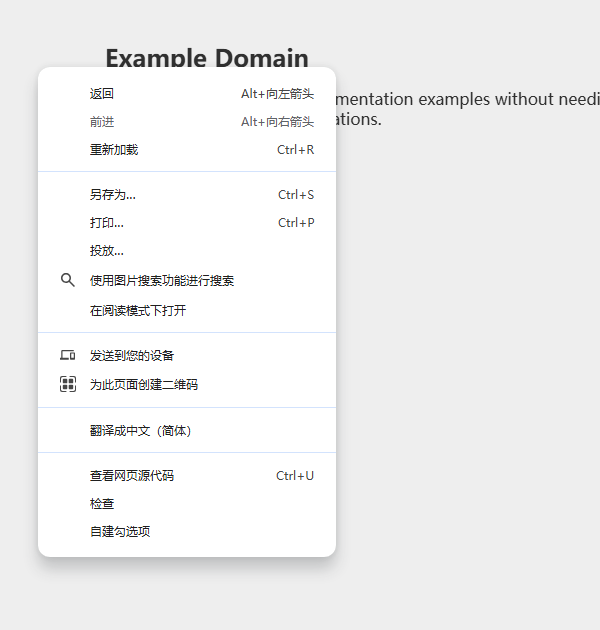
#> input picture CEFbro/AI-Fbowser-Mcp/_audit/shots/vis_check_our_crop.png, 600 x 630 px
$ python zoom_menu_rows.py
#> lines starting #> are read from the running program, lines starting #| are printed output that depends on the picture
### CEFbro/AI-Fbowser-Mcp/_audit/_console.py
# -*- coding: utf-8 -*-
"""控制台 UTF-8 兜底 —— 本会话已第四次栽在同一个坑上, 故抽成一份共用实现。

现象: 项目消息里含 ⚠(U+26A0) 等字符, 而 Windows 控制台默认 GBK 代码页 ->
      `print` 抛 UnicodeEncodeError, 脚本**在打印阶段崩掉**, 于是
      "断言明明跑完了, 结论却丢了"(两次害得"反向对照用例"没跑完,
      更早一次害得台账 `--status` 整个总览打不出来)。

用法(每个会打印中文/emoji 的诊断脚本, 第一件事就是):
    import _console   # noqa: F401  (导入即生效)

注意: 必须用 errors="replace" 兜底 —— 宁可少一个字符, 也不能因为一个 emoji
      把整轮结论吞掉(这是本会话反复吃亏的根因: 崩在打印, 而不是崩在测量)。
"""
import sys

for _s in (sys.stdout, sys.stderr):
    try:
        _s.reconfigure(encoding="utf-8", errors="replace")
    except Exception:
        pass  # 极老解释器无 reconfigure: 保持原样, 不影响测量

### CEFbro/AI-Fbowser-Mcp/_audit/zoom_menu_rows.py
# -*- coding: utf-8 -*-
"""放大勾选臂的图标栏, 确认到底有没有勾(细勾在整屏缩放下可能看不见)。"""
import os
import sys

sys.path.insert(0, os.path.dirname(os.path.abspath(__file__)))
import _console  # noqa: F401

from PIL import Image

ROOT = os.path.dirname(os.path.dirname(os.path.abspath(__file__)))
SH = os.path.join(ROOT, '_audit', 'shots')

# 裁剪图里 "自建勾选项" 大约在 y=533, 图标栏 x 从 88 起
jobs = [
    ('vis_check_our_crop.png', (86, 512, 306, 556), 'zoom_check_row.png'),
    ('vis_disable_our_crop.png', (86, 512, 306, 556), 'zoom_disable_row.png'),
    ('vis_relabel_def_crop.png', (86, 96, 306, 140), 'zoom_reload_row.png'),
]
for src, box, out in jobs:
    p = os.path.join(SH, src)
    if not os.path.exists(p):
        print('缺 %s' % p)
        continue
    im = Image.open(p)
#> im is the input picture: PIL image 600x630 RGB; mean R, G, B 239.7, 239.8, 239.9
    r = im.crop(box)
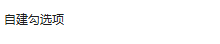
#> r: PIL image 220x44 RGB; mean R, G, B 249.3, 249.3, 249.3
    r = r.resize((r.width * 4, r.height * 4), Image.LANCZOS)
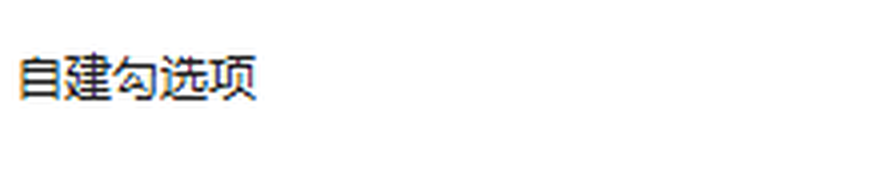
#> r: PIL image 880x176 RGB; mean R, G, B 248.8, 248.8, 248.9
    r.save(os.path.join(SH, out))
    print('%s %s -> %s (%dx%d)' % (src, box, out, r.width, r.height))
#| vis_check_our_crop.png (86, 512, 306, 556) -> zoom_check_row.png (880x176)
#> pass 2 of the loop `for src, box, out in jobs:`:
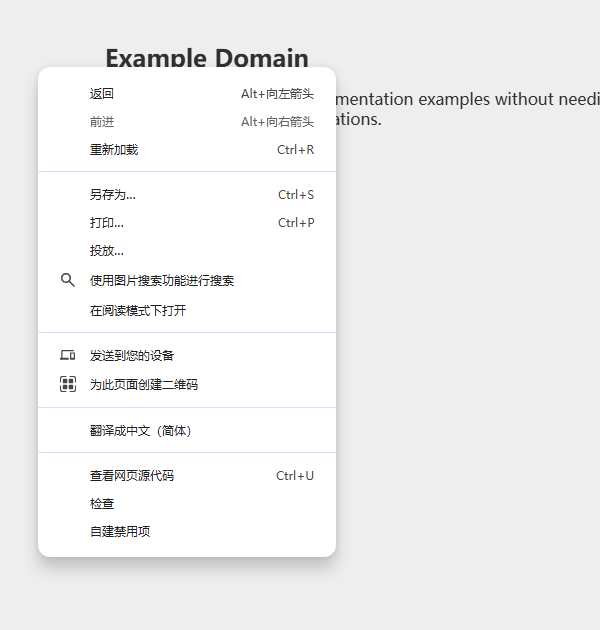
#> input picture CEFbro/AI-Fbowser-Mcp/_audit/shots/vis_disable_our_crop.png, 600 x 630 px
#> im is the input picture: PIL image 600x630 RGB; mean R, G, B 239.7, 239.8, 239.9
#> `r = im.crop(box)`:
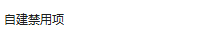
#> r: PIL image 220x44 RGB; mean R, G, B 248.8, 248.8, 248.8
#> `r = r.resize((r.width * 4, r.height * 4), Image.LANCZOS)`:
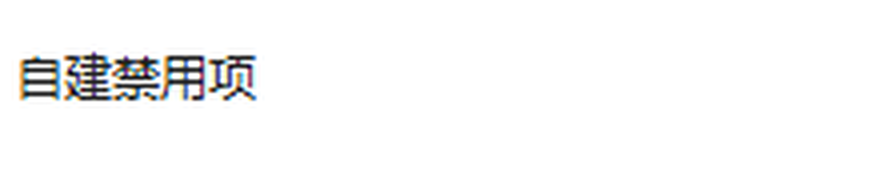
#> r: PIL image 880x176 RGB; mean R, G, B 248.2, 248.3, 248.3
#| vis_disable_our_crop.png (86, 512, 306, 556) -> zoom_disable_row.png (880x176)
#> pass 3 of the loop `for src, box, out in jobs:`:
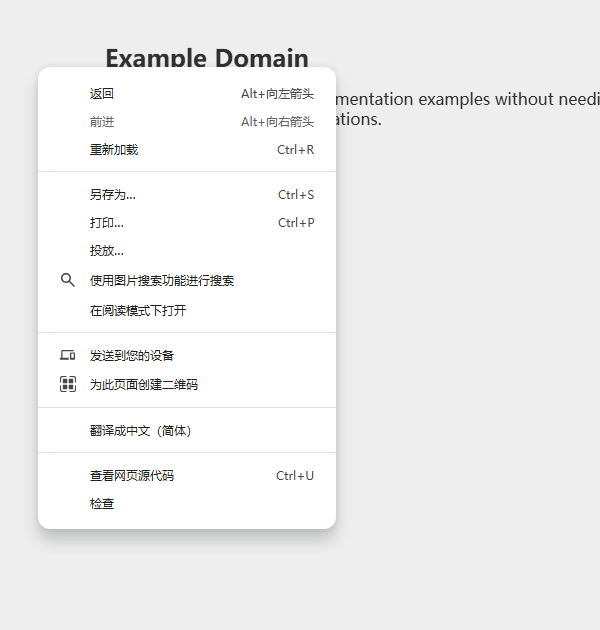
#> input picture CEFbro/AI-Fbowser-Mcp/_audit/shots/vis_relabel_def_crop.png, 600 x 630 px
#> im is the input picture: PIL image 600x630 RGB; mean R, G, B 239.5, 239.6, 239.7
#> `r = im.crop(box)`:
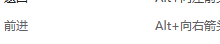
#> r: PIL image 220x44 RGB; mean R, G, B 248, 247.9, 248
#> `r = r.resize((r.width * 4, r.height * 4), Image.LANCZOS)`:
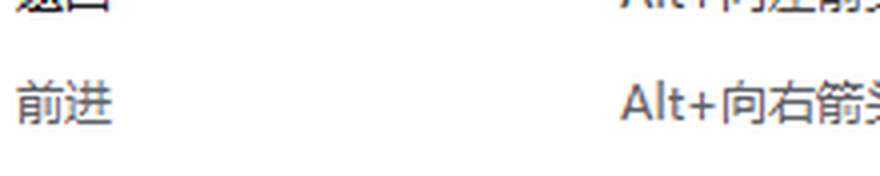
#> r: PIL image 880x176 RGB; mean R, G, B 247.4, 247.3, 247.5
#| vis_relabel_def_crop.png (86, 96, 306, 140) -> zoom_reload_row.png (880x176)
